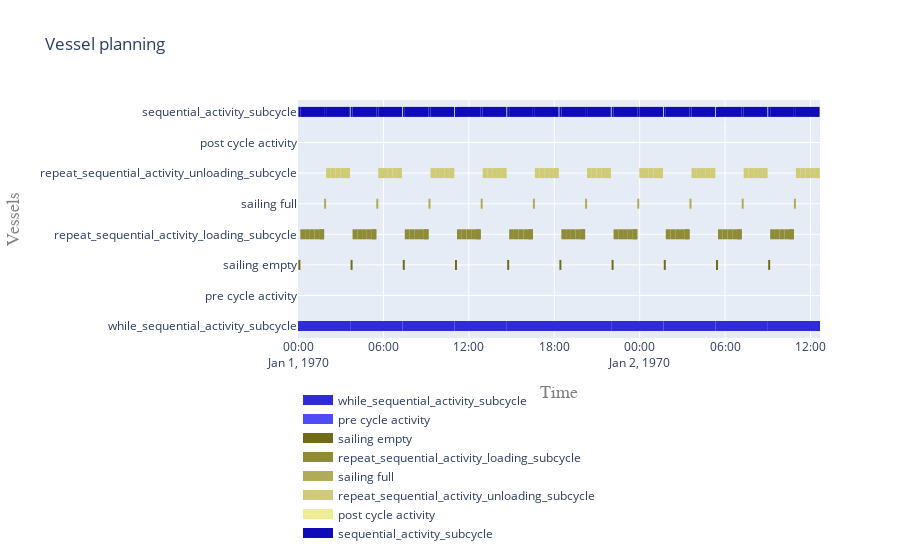

Notebook cell for this chart:
### Code cell
plot.vessel_planning([while_activity, *sub_processes, sequential_activity])

### Figure 1 — Plotly figure (JSON) as saved in the notebook; plotly's stock layout.template omitted (floating-point values rounded to 4 significant figures; data arrays with more than 128 entries replaced by an {"elided": "..."} marker saying what was removed)
{"data": [{"connectgaps": false, "hoverinfo": "y+name", "line": {"color": "rgb(47,43,215)", "width": 10}, "mode": "lines", "name": "while_sequential_activity_subcycle", "type": "scatter", "x": ["1970-01-01T00:00:00", "1970-01-01T00:00:00", "1970-01-01T03:40:00", "1970-01-01T03:40:00", "1970-01-01T03:40:00", "1970-01-01T03:40:00", "1970-01-01T03:40:00", "1970-01-01T07:20:00", "1970-01-01T07:20:00", "1970-01-01T07:20:00", "1970-01-01T07:20:00", "1970-01-01T07:20:00", "1970-01-01T11:00:00", "1970-01-01T11:00:00", "1970-01-01T11:00:00", "1970-01-01T11:00:00", "1970-01-01T11:00:00", "1970-01-01T14:40:00", "1970-01-01T14:40:00", "1970-01-01T14:40:00", "1970-01-01T14:40:00", "1970-01-01T14:40:00", "1970-01-01T18:20:00", "1970-01-01T18:20:00", "1970-01-01T18:20:00", "1970-01-01T18:20:00", "1970-01-01T18:20:00", "1970-01-01T22:00:00", "1970-01-01T22:00:00", "1970-01-01T22:00:00", "1970-01-01T22:00:00", "1970-01-01T22:00:00", "1970-01-02T01:40:00", "1970-01-02T01:40:00", "1970-01-02T01:40:00", "1970-01-02T01:40:00", "1970-01-02T01:40:00", "1970-01-02T05:20:00", "1970-01-02T05:20:00", "1970-01-02T05:20:00", "1970-01-02T05:20:00", "1970-01-02T05:20:00", "1970-01-02T09:00:00", "1970-01-02T09:00:00", "1970-01-02T09:00:00", "1970-01-02T09:00:00", "1970-01-02T09:00:00", "1970-01-02T12:40:00", "1970-01-02T12:40:00", "1970-01-02T12:40:00", "1970-01-02T09:00:00", "1970-01-02T09:00:00", "1970-01-02T12:40:00", "1970-01-02T12:40:00", "1970-01-02T12:40:00"], "y": ["while_sequential_activity_subcycle", "while_sequential_activity_subcycle", "while_sequential_activity_subcycle", "while_sequential_activity_subcycle", null, "while_sequential_activity_subcycle", "while_sequential_activity_subcycle", "while_sequential_activity_subcycle", "while_sequential_activity_subcycle", null, "while_sequential_activity_subcycle", "while_sequential_activity_subcycle", "while_sequential_activity_subcycle", "while_sequential_activity_subcycle", null, "while_sequential_activity_subcycle", "while_sequential_activity_subcycle", "while_sequential_activity_subcycle", "while_sequential_activity_subcycle", null, "while_sequential_activity_subcycle", "while_sequential_activity_subcycle", "while_sequential_activity_subcycle", "while_sequential_activity_subcycle", null, "while_sequential_activity_subcycle", "while_sequential_activity_subcycle", "while_sequential_activity_subcycle", "while_sequential_activity_subcycle", null, "while_sequential_activity_subcycle", "while_sequential_activity_subcycle", "while_sequential_activity_subcycle", "while_sequential_activity_subcycle", null, "while_sequential_activity_subcycle", "while_sequential_activity_subcycle", "while_sequential_activity_subcycle", "while_sequential_activity_subcycle", null, "while_sequential_activity_subcycle", "while_sequential_activity_subcycle", "while_sequential_activity_subcycle", "while_sequential_activity_subcycle", null, "while_sequential_activity_subcycle", "while_sequential_activity_subcycle", "while_sequential_activity_subcycle", "while_sequential_activity_subcycle", null, "while_sequential_activity_subcycle", "while_sequential_activity_subcycle", "while_sequential_activity_subcycle", "while_sequential_activity_subcycle", null]}, {"connectgaps": false, "hoverinfo": "y+name", "line": {"color": "rgb(79,75,247)", "width": 10}, "mode": "lines", "name": "pre cycle activity", "type": "scatter", "x": ["1970-01-01T00:00:00", "1970-01-01T00:00:00", "1970-01-01T00:01:40", "1970-01-01T00:01:40", "1970-01-01T00:01:40", "1970-01-01T03:40:00", "1970-01-01T03:40:00", "1970-01-01T03:41:40", "1970-01-01T03:41:40", "1970-01-01T03:41:40", "1970-01-01T07:20:00", "1970-01-01T07:20:00", "1970-01-01T07:21:40", "1970-01-01T07:21:40", "1970-01-01T07:21:40", "1970-01-01T11:00:00", "1970-01-01T11:00:00", "1970-01-01T11:01:40", "1970-01-01T11:01:40", "1970-01-01T11:01:40", "1970-01-01T14:40:00", "1970-01-01T14:40:00", "1970-01-01T14:41:40", "1970-01-01T14:41:40", "1970-01-01T14:41:40", "1970-01-01T18:20:00", "1970-01-01T18:20:00", "1970-01-01T18:21:40", "1970-01-01T18:21:40", "1970-01-01T18:21:40", "1970-01-01T22:00:00", "1970-01-01T22:00:00", "1970-01-01T22:01:40", "1970-01-01T22:01:40", "1970-01-01T22:01:40", "1970-01-02T01:40:00", "1970-01-02T01:40:00", "1970-01-02T01:41:40", "1970-01-02T01:41:40", "1970-01-02T01:41:40", "1970-01-02T05:20:00", "1970-01-02T05:20:00", "1970-01-02T05:21:40", "1970-01-02T05:21:40", "1970-01-02T05:21:40", "1970-01-02T09:00:00", "1970-01-02T09:00:00", "1970-01-02T09:01:40", "1970-01-02T09:01:40", "1970-01-02T09:01:40"], "y": ["pre cycle activity", "pre cycle activity", "pre cycle activity", "pre cycle activity", null, "pre cycle activity", "pre cycle activity", "pre cycle activity", "pre cycle activity", null, "pre cycle activity", "pre cycle activity", "pre cycle activity", "pre cycle activity", null, "pre cycle activity", "pre cycle activity", "pre cycle activity", "pre cycle activity", null, "pre cycle activity", "pre cycle activity", "pre cycle activity", "pre cycle activity", null, "pre cycle activity", "pre cycle activity", "pre cycle activity", "pre cycle activity", null, "pre cycle activity", "pre cycle activity", "pre cycle activity", "pre cycle activity", null, "pre cycle activity", "pre cycle activity", "pre cycle activity", "pre cycle activity", null, "pre cycle activity", "pre cycle activity", "pre cycle activity", "pre cycle activity", null, "pre cycle activity", "pre cycle activity", "pre cycle activity", "pre cycle activity", null]}, {"connectgaps": false, "hoverinfo": "y+name", "line": {"color": "rgb(111,107,23)", "width": 10}, "mode": "lines", "name": "sailing empty", "type": "scatter", "x": ["1970-01-01T00:01:40", "1970-01-01T00:01:40", "1970-01-01T00:10:00", "1970-01-01T00:10:00", "1970-01-01T00:10:00", "1970-01-01T03:41:40", "1970-01-01T03:41:40", "1970-01-01T03:50:00", "1970-01-01T03:50:00", "1970-01-01T03:50:00", "1970-01-01T07:21:40", "1970-01-01T07:21:40", "1970-01-01T07:30:00", "1970-01-01T07:30:00", "1970-01-01T07:30:00", "1970-01-01T11:01:40", "1970-01-01T11:01:40", "1970-01-01T11:10:00", "1970-01-01T11:10:00", "1970-01-01T11:10:00", "1970-01-01T14:41:40", "1970-01-01T14:41:40", "1970-01-01T14:50:00", "1970-01-01T14:50:00", "1970-01-01T14:50:00", "1970-01-01T18:21:40", "1970-01-01T18:21:40", "1970-01-01T18:30:00", "1970-01-01T18:30:00", "1970-01-01T18:30:00", "1970-01-01T22:01:40", "1970-01-01T22:01:40", "1970-01-01T22:10:00", "1970-01-01T22:10:00", "1970-01-01T22:10:00", "1970-01-02T01:41:40", "1970-01-02T01:41:40", "1970-01-02T01:50:00", "1970-01-02T01:50:00", "1970-01-02T01:50:00", "1970-01-02T05:21:40", "1970-01-02T05:21:40", "1970-01-02T05:30:00", "1970-01-02T05:30:00", "1970-01-02T05:30:00", "1970-01-02T09:01:40", "1970-01-02T09:01:40", "1970-01-02T09:10:00", "1970-01-02T09:10:00", "1970-01-02T09:10:00"], "y": ["sailing empty", "sailing empty", "sailing empty", "sailing empty", null, "sailing empty", "sailing empty", "sailing empty", "sailing empty", null, "sailing empty", "sailing empty", "sailing empty", "sailing empty", null, "sailing empty", "sailing empty", "sailing empty", "sailing empty", null, "sailing empty", "sailing empty", "sailing empty", "sailing empty", null, "sailing empty", "sailing empty", "sailing empty", "sailing empty", null, "sailing empty", "sailing empty", "sailing empty", "sailing empty", null, "sailing empty", "sailing empty", "sailing empty", "sailing empty", null, "sailing empty", "sailing empty", "sailing empty", "sailing empty", null, "sailing empty", "sailing empty", "sailing empty", "sailing empty", null]}, {"connectgaps": false, "hoverinfo": "y+name", "line": {"color": "rgb(143,139,55)", "width": 10}, "mode": "lines", "name": "repeat_sequential_activity_loading_subcycle", "type": "scatter", "x": {"elided": "300 str values"}, "y": {"elided": "300 str values"}}, {"connectgaps": false, "hoverinfo": "y+name", "line": {"color": "rgb(175,171,87)", "width": 10}, "mode": "lines", "name": "sailing full", "type": "scatter", "x": ["1970-01-01T01:50:00", "1970-01-01T01:50:00", "1970-01-01T01:58:20", "1970-01-01T01:58:20", "1970-01-01T01:58:20", "1970-01-01T05:30:00", "1970-01-01T05:30:00", "1970-01-01T05:38:20", "1970-01-01T05:38:20", "1970-01-01T05:38:20", "1970-01-01T09:10:00", "1970-01-01T09:10:00", "1970-01-01T09:18:20", "1970-01-01T09:18:20", "1970-01-01T09:18:20", "1970-01-01T12:50:00", "1970-01-01T12:50:00", "1970-01-01T12:58:20", "1970-01-01T12:58:20", "1970-01-01T12:58:20", "1970-01-01T16:30:00", "1970-01-01T16:30:00", "1970-01-01T16:38:20", "1970-01-01T16:38:20", "1970-01-01T16:38:20", "1970-01-01T20:10:00", "1970-01-01T20:10:00", "1970-01-01T20:18:20", "1970-01-01T20:18:20", "1970-01-01T20:18:20", "1970-01-01T23:50:00", "1970-01-01T23:50:00", "1970-01-01T23:58:20", "1970-01-01T23:58:20", "1970-01-01T23:58:20", "1970-01-02T03:30:00", "1970-01-02T03:30:00", "1970-01-02T03:38:20", "1970-01-02T03:38:20", "1970-01-02T03:38:20", "1970-01-02T07:10:00", "1970-01-02T07:10:00", "1970-01-02T07:18:20", "1970-01-02T07:18:20", "1970-01-02T07:18:20", "1970-01-02T10:50:00", "1970-01-02T10:50:00", "1970-01-02T10:58:20", "1970-01-02T10:58:20", "1970-01-02T10:58:20"], "y": ["sailing full", "sailing full", "sailing full", "sailing full", null, "sailing full", "sailing full", "sailing full", "sailing full", null, "sailing full", "sailing full", "sailing full", "sailing full", null, "sailing full", "sailing full", "sailing full", "sailing full", null, "sailing full", "sailing full", "sailing full", "sailing full", null, "sailing full", "sailing full", "sailing full", "sailing full", null, "sailing full", "sailing full", "sailing full", "sailing full", null, "sailing full", "sailing full", "sailing full", "sailing full", null, "sailing full", "sailing full", "sailing full", "sailing full", null, "sailing full", "sailing full", "sailing full", "sailing full", null]}, {"connectgaps": false, "hoverinfo": "y+name", "line": {"color": "rgb(207,203,119)", "width": 10}, "mode": "lines", "name": "repeat_sequential_activity_unloading_subcycle", "type": "scatter", "x": {"elided": "300 str values"}, "y": {"elided": "300 str values"}}, {"connectgaps": false, "hoverinfo": "y+name", "line": {"color": "rgb(239,235,151)", "width": 10}, "mode": "lines", "name": "post cycle activity", "type": "scatter", "x": ["1970-01-01T03:38:20", "1970-01-01T03:38:20", "1970-01-01T03:40:00", "1970-01-01T03:40:00", "1970-01-01T03:40:00", "1970-01-01T07:18:20", "1970-01-01T07:18:20", "1970-01-01T07:20:00", "1970-01-01T07:20:00", "1970-01-01T07:20:00", "1970-01-01T10:58:20", "1970-01-01T10:58:20", "1970-01-01T11:00:00", "1970-01-01T11:00:00", "1970-01-01T11:00:00", "1970-01-01T14:38:20", "1970-01-01T14:38:20", "1970-01-01T14:40:00", "1970-01-01T14:40:00", "1970-01-01T14:40:00", "1970-01-01T18:18:20", "1970-01-01T18:18:20", "1970-01-01T18:20:00", "1970-01-01T18:20:00", "1970-01-01T18:20:00", "1970-01-01T21:58:20", "1970-01-01T21:58:20", "1970-01-01T22:00:00", "1970-01-01T22:00:00", "1970-01-01T22:00:00", "1970-01-02T01:38:20", "1970-01-02T01:38:20", "1970-01-02T01:40:00", "1970-01-02T01:40:00", "1970-01-02T01:40:00", "1970-01-02T05:18:20", "1970-01-02T05:18:20", "1970-01-02T05:20:00", "1970-01-02T05:20:00", "1970-01-02T05:20:00", "1970-01-02T08:58:20", "1970-01-02T08:58:20", "1970-01-02T09:00:00", "1970-01-02T09:00:00", "1970-01-02T09:00:00", "1970-01-02T12:38:20", "1970-01-02T12:38:20", "1970-01-02T12:40:00", "1970-01-02T12:40:00", "1970-01-02T12:40:00"], "y": ["post cycle activity", "post cycle activity", "post cycle activity", "post cycle activity", null, "post cycle activity", "post cycle activity", "post cycle activity", "post cycle activity", null, "post cycle activity", "post cycle activity", "post cycle activity", "post cycle activity", null, "post cycle activity", "post cycle activity", "post cycle activity", "post cycle activity", null, "post cycle activity", "post cycle activity", "post cycle activity", "post cycle activity", null, "post cycle activity", "post cycle activity", "post cycle activity", "post cycle activity", null, "post cycle activity", "post cycle activity", "post cycle activity", "post cycle activity", null, "post cycle activity", "post cycle activity", "post cycle activity", "post cycle activity", null, "post cycle activity", "post cycle activity", "post cycle activity", "post cycle activity", null, "post cycle activity", "post cycle activity", "post cycle activity", "post cycle activity", null]}, {"connectgaps": false, "hoverinfo": "y+name", "line": {"color": "rgb(15,11,183)", "width": 10}, "mode": "lines", "name": "sequential_activity_subcycle", "type": "scatter", "x": {"elided": "350 str values"}, "y": {"elided": "350 str values"}}], "layout": {"hovermode": "closest", "legend": {"orientation": "h", "x": 0, "y": -0.2}, "title": {"text": "Vessel planning"}, "xaxis": {"range": ["1970-01-01T00:00:00", "1970-01-02T12:40:00"], "title": {"font": {"color": "#7f7f7f", "family": "Courier New, monospace", "size": 18}, "text": "Time"}}, "yaxis": {"title": {"font": {"color": "#7f7f7f", "family": "Courier New, monospace", "size": 18}, "text": "Vessels"}}}}
